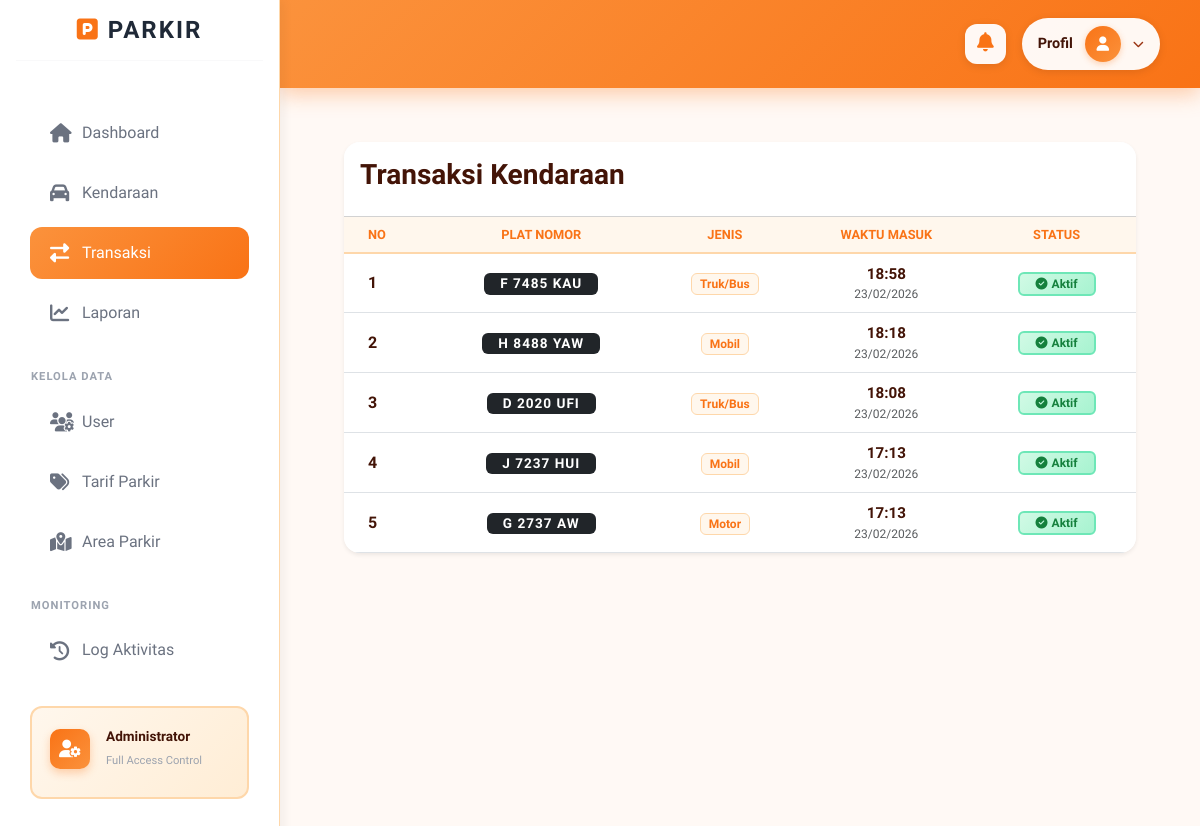
Page /index.php?c=Transaksi&m=index (signed in) on the earlier database version.
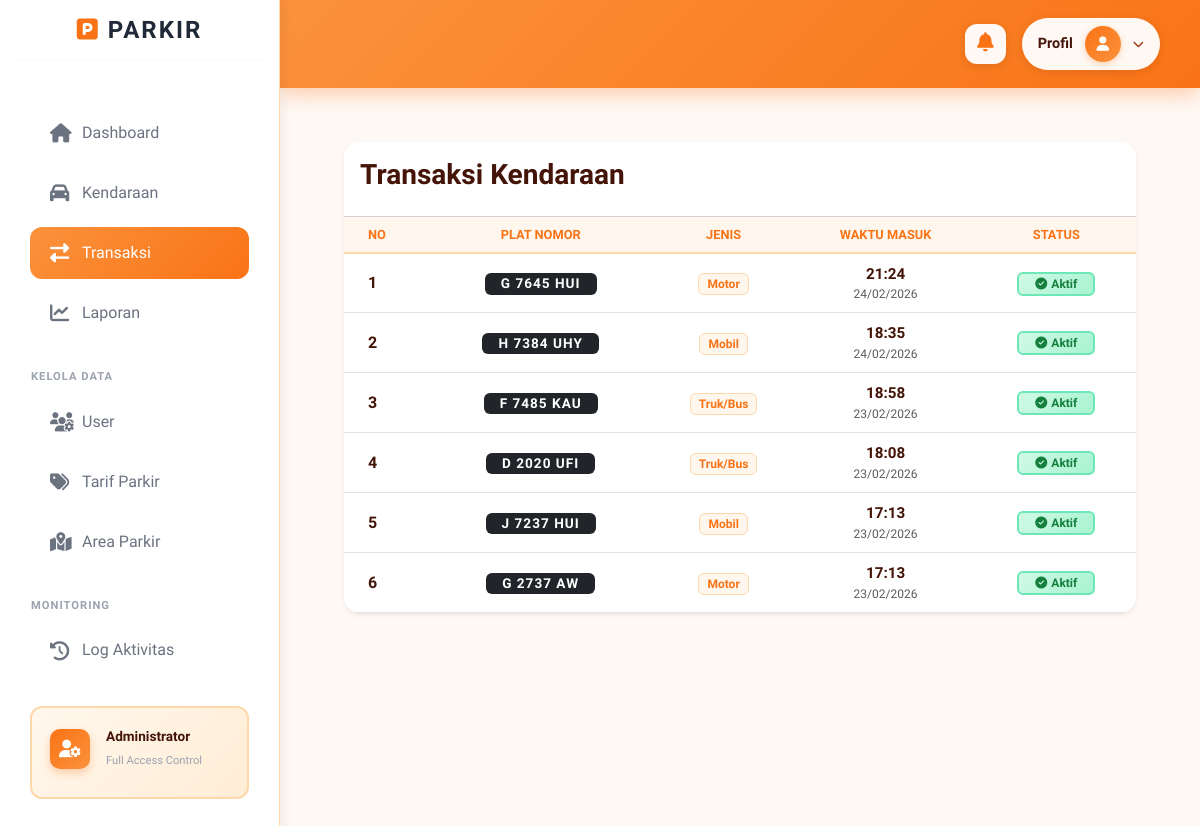
Same page on the later database version.
### tables this page shows
CREATE TABLE `tb_transaksi` (
  `id_parkir` int NOT NULL,
  `id_kendaraan` int NOT NULL,
  `id_area` int NOT NULL,
  `id_tarif` int DEFAULT NULL,
  `id_user` int DEFAULT NULL,
  `waktu_masuk` datetime NOT NULL DEFAULT CURRENT_TIMESTAMP,
  `waktu_keluar` datetime DEFAULT NULL,
  `durasi_jam` int DEFAULT NULL,
  `biaya_total` decimal(10,0) DEFAULT '0',
  `metode_bayar` varchar(50) DEFAULT 'Tunai',
  `status` enum('masuk','keluar') DEFAULT 'masuk'
);

CREATE TABLE `tb_kendaraan` (
  `id_kendaraan` int NOT NULL,
  `plat_nomor` varchar(20) NOT NULL,
  `jenis_kendaraan` varchar(50) NOT NULL,
  `warna` varchar(50) DEFAULT NULL,
  `pemilik` varchar(100) DEFAULT NULL,
  `id_user` int DEFAULT NULL
);

### controllers/TransaksiController.php (called while the page is built, shortened)
<?php
class TransaksiController {
    public function index() {
        $data = (new TransaksiModel)->all();
        include "views/transaksi/list.php";
        include "views/layout/footer.php";
    }
}

### config/database.php (called while the page is built)
<?php
class Database {
    public static function connect() {
        $host     = "localhost";
        $dbname   = "db_parkir";
        $username = "root";
        $password = "";
        try {
            $pdo = new PDO("mysql:host=$host;dbname=$dbname;charset=utf8", $username, $password);
            $pdo->setAttribute(PDO::ATTR_ERRMODE, PDO::ERRMODE_EXCEPTION);
            $pdo->exec("SET time_zone = '+07:00'");
            return $pdo;
        } catch (PDOException $e) {
            die("Koneksi database gagal: " . $e->getMessage());
        }
    }
}

### models/TransaksiModel.php (called while the page is built, shortened)
<?php
class TransaksiModel {
  private $db;
  function __construct(){
    $this->db = Database::connect();
  }
  function all(){
    $sql = "SELECT t.*, k.plat_nomor, k.jenis_kendaraan, a.nama_area
            FROM tb_transaksi t
            JOIN tb_kendaraan k ON t.id_kendaraan = k.id_kendaraan
            JOIN tb_area_parkir a ON t.id_area = a.id_area
            WHERE t.status = 'masuk'
            ORDER BY t.id_parkir DESC";
    return $this->db->query($sql)->fetchAll(PDO::FETCH_ASSOC);
  }
}

### views/transaksi/list.php (the view, shortened to what this page needs)
<?php include "views/layout/header.php"; ?>
<link rel="stylesheet" href="assets/css/halaman.css">
<div class="container-fluid py-4 px-4">
    <div class="card border-0 shadow-sm rounded-4 overflow-hidden">
        <div class="card-header bg-white py-3 d-flex justify-content-between align-items-center">
            <h5 class="page-title mb-0">Transaksi Kendaraan</h5>
        </div>
        <div class="table-responsive">
            <table class="table table-hover align-middle mb-0">
                <thead class="bg-light">
                    <tr>
                        <th class="ps-4">No</th>
                        <th class="text-center">Plat Nomor</th>
                        <th class="text-center">Jenis</th>
                        <th class="text-center">Waktu Masuk</th>
                        <th class="text-center">Status</th>
                    </tr>
                </thead>
                <tbody>
                <?php if (!empty($data)): ?>
                    <?php $no=1; foreach($data as $d): ?>
                        <tr style="height: 60px;">
                            <td class="ps-4 fw-bold"><?= $no++ ?></td>
                            <td class="text-center">
                                <span class="badge bg-dark px-3 py-1 text-uppercase"
                                      style="letter-spacing: 1px; font-size: 0.85rem;">
                                    <?= htmlspecialchars($d['plat_nomor']) ?>
                                </span>
                            </td>
                            <td class="text-center">
                                <span class="badge px-2 py-1" style="background: #fff7ed; color: #f97316; border: 1px solid #fed7aa; font-size: 0.75rem;">
                                    <?= htmlspecialchars($d['jenis_kendaraan']) ?>
                                </span>
                            </td>
                            <td class="text-center">
                                <div class="d-flex flex-column align-items-center">
                                    <strong style="font-size: 0.95rem;"><?= date('H:i', strtotime($d['waktu_masuk'])) ?></strong>
                                    <small class="text-muted" style="font-size: 0.75rem;"><?= date('d/m/Y', strtotime($d['waktu_masuk'])) ?></small>
                                </div>
                            </td>
                            <td class="text-center">
                                <span class="badge px-3 py-1" style="background: linear-gradient(135deg, #d1fae5, #a7f3d0); color: #15803d; border: 2px solid #6ee7b7; font-weight: 600; font-size: 0.75rem;">
                                    <i class="fas fa-check-circle me-1"></i>Aktif
                                </span>
                            </td>
                        </tr>
                    <?php endforeach; ?>
                <?php endif; ?>
                </tbody>
            </table>
        </div>
    </div>
</div>
<?php include "views/layout/footer.php"; ?>

Differences in the rows shown:
no longer on this page (row edited): tb_transaksi: id_kendaraan.plat_nomor "H 8488 YAW", id_kendaraan.jenis_kendaraan "Mobil", waktu_masuk "18:18", waktu_masuk "23/02/2026"
added tb_transaksi: id_kendaraan.plat_nomor "G 7645 HUI", id_kendaraan.jenis_kendaraan "Motor", waktu_masuk "21:24", waktu_masuk "24/02/2026"
added tb_transaksi: id_kendaraan.plat_nomor "H 7384 UHY", id_kendaraan.jenis_kendaraan "Mobil", waktu_masuk "18:35", waktu_masuk "24/02/2026"
